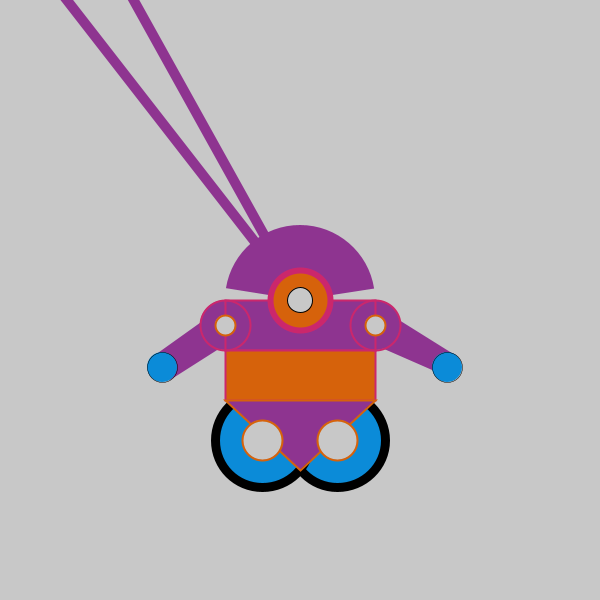
Frame 1 (no input)
Frame 60 (the mouse pressed at the canvas centre just before this capture): identical to frame 1, image omitted
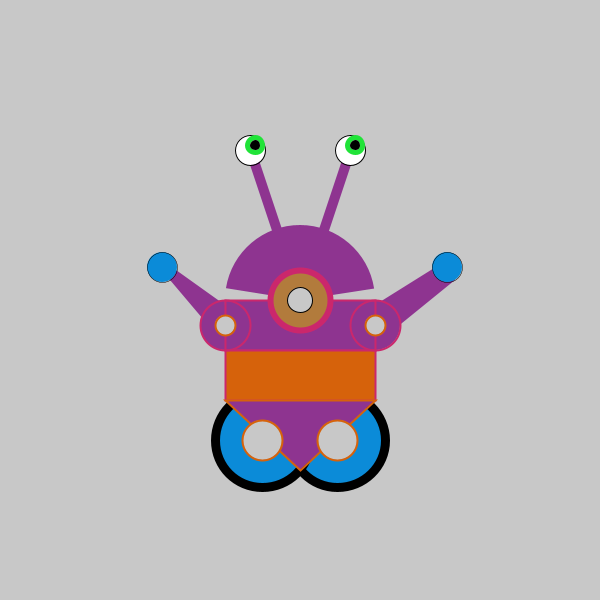
Frame 120 (the mouse held since frame 60 and released just before this capture)

The Processing sketch that drew these frames (run headless with seeded random() and noise(); from frame 60 on, the mouse is pressed at the canvas centre):

// Processing sketch: processing_56978
// ── processing_56978.pde

int x=300;
int y=300;

int o=400;
int p=300;

float circleX =0;
float circleY =0;

void setup() {
 size(600, 600);
 background(200);
 //background(58, 191, 229, 193); //blue
smooth();
}

void draw(){
  int targetX=mouseX;

    x+= (targetX - x);
  
  int targetY=mouseY;
  y+= (targetY - y);
 background(200);

//EYES

//Antennae
strokeWeight(10);
stroke(142, 52, 144, 298); //purple
line(x+50,y-150,300, 300); // eye line
line(x-50,y-150, 300, 300); //eye line

//Eye Balls
strokeWeight(1);
stroke(0); //black
fill(255); //white
ellipse(x+50,y-150, 30, 30); 
ellipse(x-50, y-150, 30, 30);

strokeWeight(5);
//stroke(100); // black
stroke(32, 227, 56); //green
ellipse(x-45, y-155, 15, 15);//iris
ellipse(x+55, y-155, 15, 15);//iris
stroke(0); //black
ellipse(x-45, y-155, 5, 5);//pupil
ellipse(x+55, y-155, 5, 5);//pupil

//HEAD
noStroke();
fill(142, 52, 144); //purple
arc(300, 300, 150, 150, 3.3, 6.13);

//ARMS

int targetO=mouseX;
int targetP=mouseY;
  if (mousePressed){
o+= targetO - o; 
  }
  
  if (mousePressed){
     p+= targetP - p;
  }

arc(225, 325, 50, 50, 1.57, 4.71);//left
//arc(225, 325, 50, 50, 4.71, 1.57); why doesnt this work? 
ellipse(375, 325, 50, 50);

quad(225, 305, 225, 345, p-130, o-20, p-145, o-45);
quad(375, 305, 375, 345, p+155, o-20, p+155, o-45);
//hand
strokeWeight(0.5);
stroke(0); //black
fill(11, 139, 216); //blue
ellipse(p-138, o-33, 30, 30);
ellipse(p+147, o-33, 30, 30);
fill(200);
//noStroke();
//triangle(162, 367, 132, 387, 150, 355);
//triangle(447, 367, 480, 387, 460, 355);


//LEGS 
strokeWeight(9);
stroke(0); //black
fill(11, 139, 216); //blue

if (mouseX>167.5 && mouseX<357.5 && mouseY>345 && mouseY<535) {
  fill(203, 39, 108, 334);// pink
}
ellipse(337.5, 440, 95, 95);
if (mouseX>242.5 && mouseX<432.5 && mouseY>345 && mouseY<535) {
  fill(203, 39, 108, 334);// pink
}
ellipse(262.5, 440, 95, 95);

//BODY
strokeWeight(2);
stroke(203, 39, 108, 334);// pink
fill(142, 52, 144, 298);// purple
rect(225, 300, 150, 50);
fill(214, 98, 11);// orange
rect(225, 350, 150, 50);
//Middlemouth
  circleX = random(1, 600);
  circleY = random(1, 600);
strokeWeight(6);
stroke(203, 39, 108, 334); //pink
fill(214, 98, 11); //orange
frameRate(5);
if (mousePressed) {
  fill(circleX, circleY, 60);
}
ellipse(300, 300, 60, 60);
fill(200); // grey
strokeWeight(1);
stroke(0);//back
ellipse(300, 300, 25, 25);

//Arms
noFill();
strokeWeight(2);
stroke(203, 39, 108, 334);
ellipse(225, 325, 50, 50);
ellipse(375, 325, 50, 50);



//Armholes
fill(200); // grey
strokeWeight(2);
stroke(214, 98, 11);// orange
ellipse(225, 325, 20, 20);
ellipse(375, 325, 20, 20);



//Legholes
strokeWeight(2);
fill(142, 52, 144); //purple
triangle(225, 400, 375, 400, 300, 470);
fill(200); // grey
strokeWeight(2);
stroke(214, 98, 11); //orange
ellipse(262.5, 440, 40, 40);
ellipse(337.5, 440, 40, 40);


}
